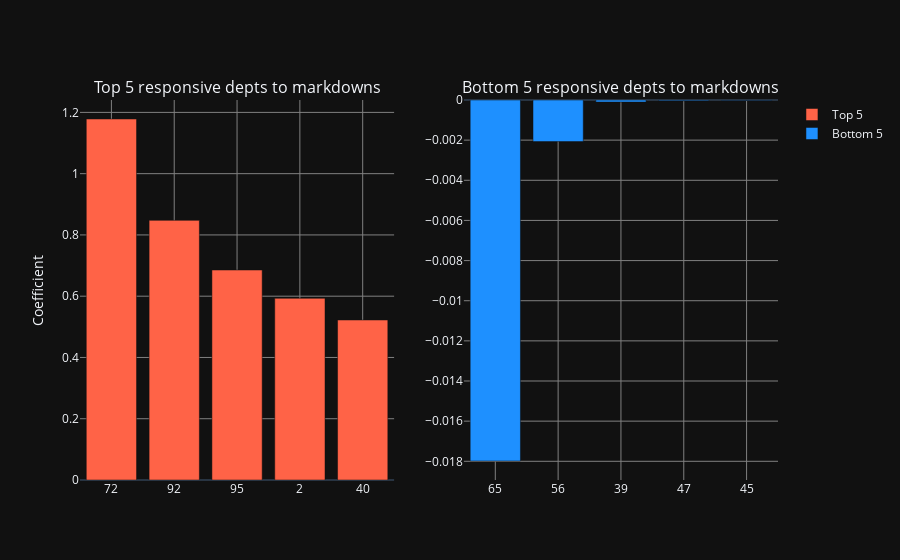

The notebook cell saved with this chart:
### Code cell
import plotly.graph_objects as go
from plotly.subplots import make_subplots
# '#FF6347', '#1E90FF'
fig = make_subplots(rows=1, cols=2, subplot_titles=["Top 5 responsive depts to markdowns", "Bottom 5 responsive depts to markdowns"])
data = dept_or_store_markdown_responsiveness(data_with_markdown, selector="top", identifier="Dept")
fig.add_trace(go.Bar(x=data.index, y=data, marker_color='#FF6347', name="Top 5"), row=1, col=1)

data = dept_or_store_markdown_responsiveness(data_with_markdown, selector="bottom", identifier="Dept")
fig.add_trace(go.Bar(x=data.index, y=data, marker_color='#1E90FF', name="Bottom 5"), row=1, col=2)

fig.update_layout(yaxis_title="Coefficient", autosize=True, template="plotly_dark")

axes_kwargs = {"showgrid": True, "gridwidth": 1, "gridcolor": "Gray"}
fig.update_xaxes(**axes_kwargs)
fig.update_yaxes(**axes_kwargs)

fig.show()

### Figure 1 — Plotly figure (JSON) as saved in the notebook; plotly's stock layout.template omitted (floating-point values rounded to 4 significant figures)
{"data": [{"marker": {"color": "#FF6347"}, "name": "Top 5", "type": "bar", "x": ["72", "92", "95", "2", "40"], "xaxis": "x", "y": [1.178, 0.8475, 0.6854, 0.5931, 0.5223], "yaxis": "y"}, {"marker": {"color": "#1E90FF"}, "name": "Bottom 5", "type": "bar", "x": ["65", "56", "39", "47", "45"], "xaxis": "x2", "y": [-0.01799, -0.002072, -0.0001028, -3.988e-05, -2.231e-05], "yaxis": "y2"}], "layout": {"annotations": [{"font": {"size": 16}, "showarrow": false, "text": "Top 5 responsive depts to markdowns", "x": 0.225, "xanchor": "center", "xref": "paper", "y": 1, "yanchor": "bottom", "yref": "paper"}, {"font": {"size": 16}, "showarrow": false, "text": "Bottom 5 responsive depts to markdowns", "x": 0.775, "xanchor": "center", "xref": "paper", "y": 1, "yanchor": "bottom", "yref": "paper"}], "autosize": true, "xaxis": {"anchor": "y", "domain": [0, 0.45], "gridcolor": "Gray", "gridwidth": 1, "showgrid": true}, "xaxis2": {"anchor": "y2", "domain": [0.55, 1], "gridcolor": "Gray", "gridwidth": 1, "showgrid": true}, "yaxis": {"anchor": "x", "domain": [0, 1], "gridcolor": "Gray", "gridwidth": 1, "showgrid": true, "title": {"text": "Coefficient"}}, "yaxis2": {"anchor": "x2", "domain": [0, 1], "gridcolor": "Gray", "gridwidth": 1, "showgrid": true}}}
